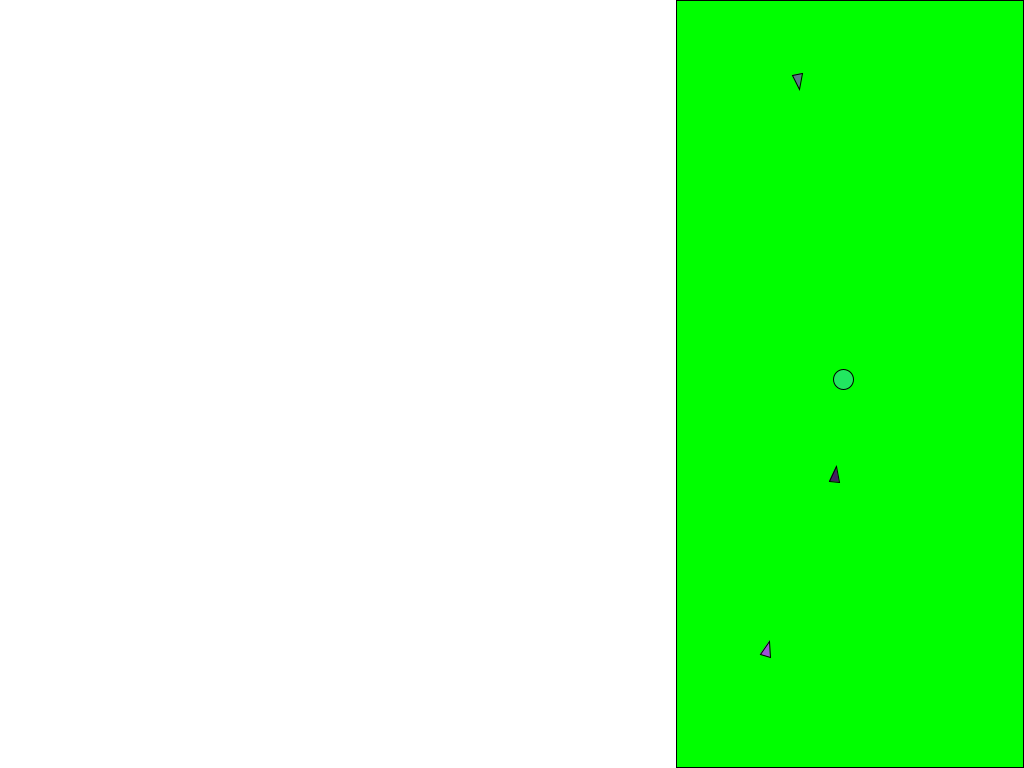
Frame 1 (no input)
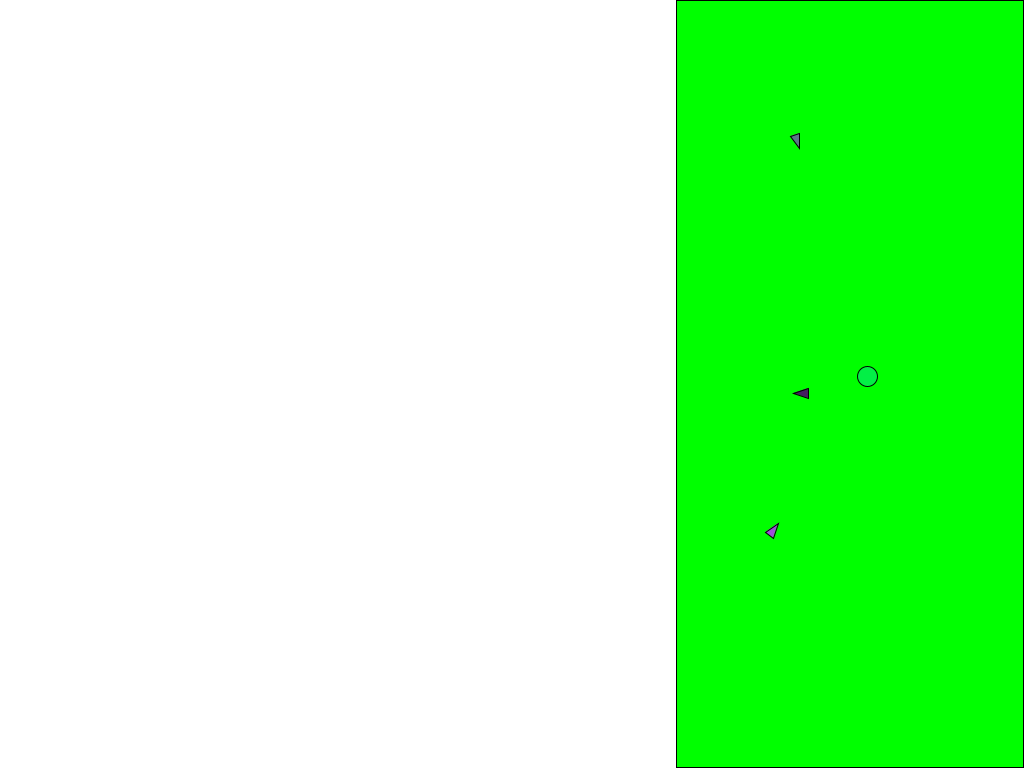
Frame 60 (the mouse pressed at the canvas centre just before this capture)
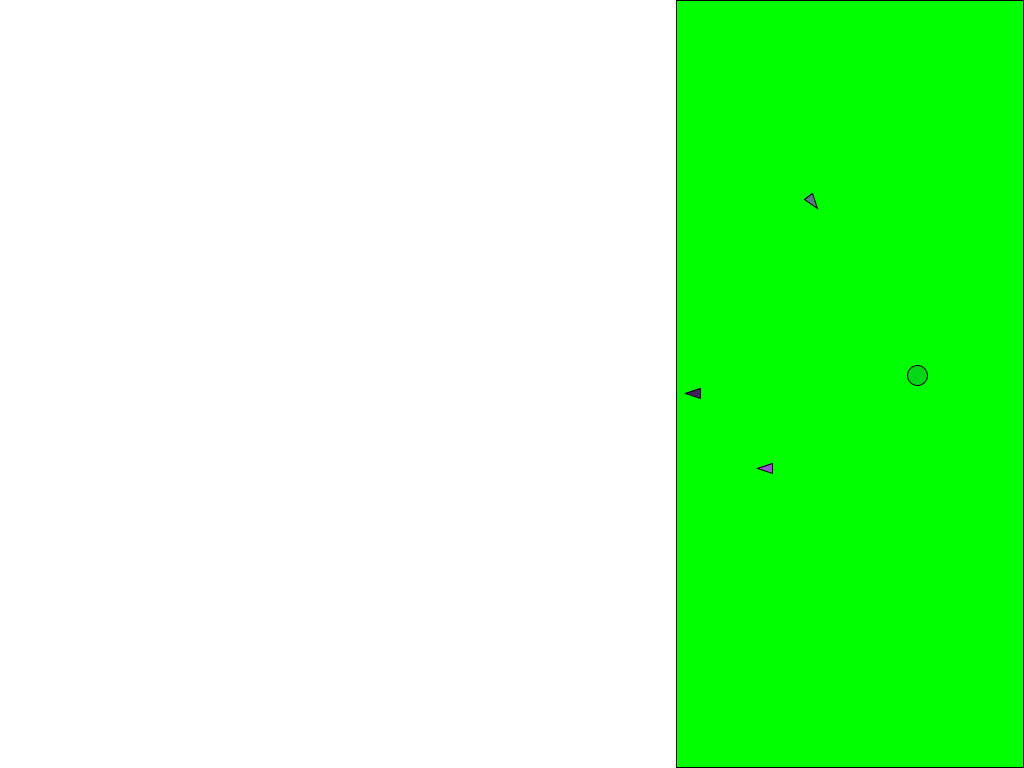
Frame 120 (the mouse held since frame 60 and released just before this capture)

The Processing sketch that drew these frames (run headless with seeded random() and noise(); from frame 60 on, the mouse is pressed at the canvas centre):

// Processing sketch: Triangles
// ── Triangles.pde
int LEFT = 676;
int RIGHT = 1023;
int TOP = 0;
int BOTTOM = 767;
team a;
ball b;

float ballX = 800;
float ballY = 400;

void setup() {
  //fullScreen(1);
  frameRate(30);
  size(1024, 768);
  stroke(0, 0, 0);
  a = new team(3);
  //a.info();
  b = new ball();
}

void draw() {
  background(255, 255, 255);
  fill(0, 255, 0);
  rect(LEFT, TOP, (RIGHT - LEFT), (BOTTOM - TOP));
  b.move();
  a.approach(ballX, ballY);
  //a.info();
  //b.info();
  delay(5);
}

class team {
  int size;
  int UID;
  prey members[];

  team() {
    this.UID = 0;
    this.size = 11;
    this.members = new prey[this.size];
    for (int i = 0; i < this.size; i++) {
      this.members[i] = new prey(this.UID++);
    }
  }

  team(int n) {
    this.size = n;
    this.members = new prey[this.size];
    for (int i = 0; i < this.size; i++) {
      this.members[i] = new prey(this.UID++);
    }
  }

  void info() {
    for (int i = 0; i < this.size; i++) {
      if (!this.members[i].stop) {
        this.members[i].info(i);
      } else {
        this.members[i] = new prey(this.UID++);
      }
    }
  }
  
  void drawAll() {
    for (int i = 0; i < this.size; i++) {
      if (!this.members[i].stop) {
        this.members[i].drawMe();
      } else {
        this.members[i] = new prey(this.UID++);
      }
    }
  }
  
  void approach(float cx, float cy) {
    for (int i = 0; i < this.size; i++) {
      if (!this.members[i].stop) {
        this.members[i].calculateAngle(cx, cy);
        this.members[i].move();
      } else {
        this.members[i] = new prey(this.UID++);
      }
    }
    this.drawAll();
  }
}

class prey {
  boolean stop = false;
  color myColour = color(random(30, 225), random(30, 225), random(30, 225));
  float x;
  float y;
  int myID;
  
  float x2;
  float x3;
  
  float y2;
  float y3;
  
  float oldAngle;
  float angle;
  
  prey (int ID) {
    this.myID = ID;
    this.x = random(LEFT + 20, RIGHT - 20);
    this.y = random(TOP + 20, BOTTOM - 20);
    //this.oldAngle = -55;
  }

  
  void info(int ID) {
    println("I am triangle " + ID + " and I am in Position (x,y): (" + this.x + ", " + this.y + ")");
  }
  
  void calculateAngle(float cx, float cy) {
    if (abs(this.x - cx) < 5 && abs(this.y - cy) < 5) {
      println("Triangle " + this.myID + " Finished.");
      this.stop = true;
    }
    int testx = (int) cx;
    int testy = (int) cy;
    
    if (abs((cx - this.x) / (this.y - cy)) > 1) {
      if (testx < this.x) {
          this.angle = (PI / 2.0);
      } else if (testx > this.x) {
          this.angle = (-PI / 2.0);
      } else {
        if (testy < this.y) {
          this.angle = 0;
        } else {
          this.angle = PI;
        }
      }
    } else {
      this.angle = asin((cx - this.x) / (this.y - cy));
    }
   
    if (this.y < cy) {
      this.angle += PI;
    }
    
    if (this.oldAngle == -55) {
      this.oldAngle = this.angle;
    }
    if (this.oldAngle != this.angle) {
      if (this.oldAngle < this.angle - (PI / 2)) {
        this.oldAngle -= min((PI / 60), abs((this.oldAngle - this.angle)));
      } else {
        this.oldAngle += min((PI / 60), abs((this.oldAngle - this.angle)));
      }
    }
    
  }
  
  void calculateVertices() {
    this.x2 = this.x - (15 * sin(angle)) + (5 * cos(angle));
    this.x3 = this.x - (15 * sin(angle)) - (5 * cos(angle));
    this.y2 = this.y + (15 * cos(angle)) + (5 * sin(angle));
    this.y3 = this.y + (15 * cos(angle)) - (5 * sin(angle));
  }
  
  void drawMe() {
    this.calculateVertices();
    fill(this.myColour);
    this.x = (int) this.x;
    this.y = (int) this.y;
    this.x2 = (int) this.x2;
    this.y2 = (int) this.y2;
    this.x3 = (int) this.x3;
    this.y3 = (int) this.y3;
    triangle(this.x, this.y, this.x2, this.y2, this.x3, this.y3);
  }
  
  void move() {
    //println(angle);
    this.x += (2 * sin(angle));
    this.y -= (2 * cos(angle));
  }
}

class ball {
  color myColour; 
  int speed = 6;
  
  ball() {
    ballX = LEFT + (RIGHT - LEFT) / 2;
    ballY = TOP + (BOTTOM - TOP) / 2;
    this.myColour = color(random(10, 245), random(10, 245), random(10, 245));
  }
  
  ball(int nx, int ny) {
    ballX = nx;
    ballY = ny;
    this.myColour = color(random(10, 245), random(10, 245), random(10, 245));
  }
  
  void move() {
    ballX += random(-speed, speed);
    ballY += random(-speed, speed);
    
    if (ballX < LEFT + 10) {
      ballX += 10;
    } else if (ballX > RIGHT - 10) {
      ballX -= 10;
    }
    if (ballY < TOP + 10) {
      ballY += 10;
    } else if (ballY > BOTTOM - 10) {
      ballY -= 10;
    }
    
    int r = this.myColour >> 16 & 0xFF;
    int g = this.myColour >> 8 & 0xFF;
    int b = this.myColour & 0xFF;
    r += random(-5, 5);
    g += random(-5, 5);
    b += random(-5, 5);
    
    if (r > 255) {
      r -= 10;
    }
    if (g > 255) {
      g -= 10;
    }
    if (b > 255) {
      b -= 10;
    }
    this.myColour = color(r, g, b);
    fill(this.myColour);
    circle(ballX, ballY, 20);
  }
  
  void info() {
    println("ball (x,y): " + ballX + ", " + ballY + ")");
  }
}
